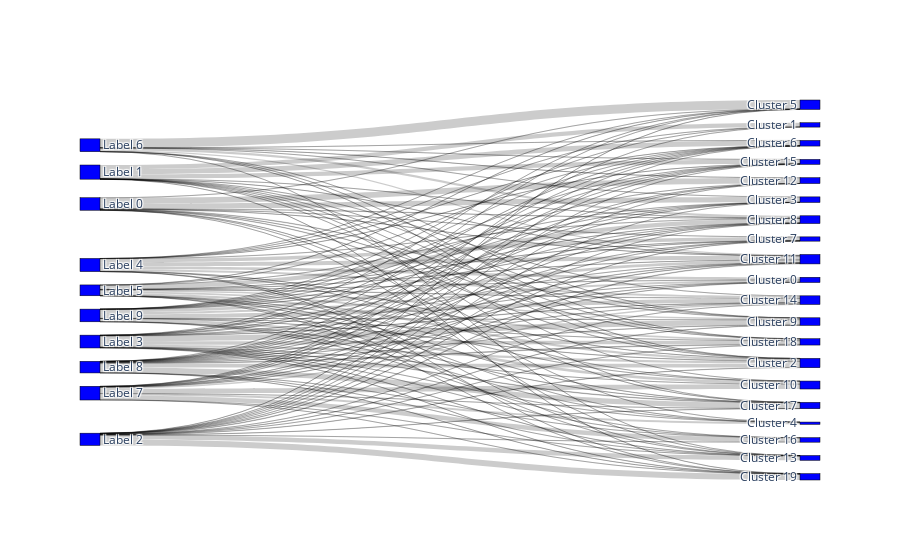

The cell this chart's notebook holds for it:
### Markdown cell above
## 5.c) Using Sankey Plot

[Sankey plots](https://en.wikipedia.org/wiki/Sankey_diagram) can summarize visually how globally digit identity are spread around clusters. Create a Sankey plot that matches the digits labels to the cluster allocation. In other words we will show how the digits (labelled from the _ground truth_ `Y_train`) flow into the different clusters. You can limit yourself to the case of $K=20$ for this representation.

 - Consider one of the clusters with the highest purity, can you see it in the Sankey plot?
 - Is there a digit that is reliably represented by only one cluster?
 - If not how many clusters are needed at minimum to represent all instances of a digit? Which digits are concerned in that case?

### Code cell
## Plotly provides the easiest method for obtaining sankey plot with interactive visualization
import plotly.graph_objects as go
import plotly.io as pio

#pio.renderers.default = 'browser'

y_true = np.array(Y_train[:6000])
cluster_assignments = np.array(assignments_20)

true_labels = np.unique(y_true)
cluster_labels = np.unique(cluster_assignments)

source_labels = [f"Label {t}" for t in true_labels]
target_labels = [f"Cluster {c}" for c in cluster_labels]
all_labels = source_labels + target_labels

# Match labels and create Sankey plot
source_indices = []
target_indices = []
values = []

for i in range(len(true_labels)):
    for j in range(len(cluster_labels)):
        count_ij = np.sum((y_true == true_labels[i]) & (cluster_assignments == cluster_labels[j]))
        source_indices.append(i)
        target_indices.append(j + len(true_labels))
        values.append(count_ij)

fig = go.Figure(data=[go.Sankey(
    node = dict(
      pad = 15,
      thickness = 20,
      line = dict(color = "black", width = 0.5),
      label = all_labels,
      color = "blue"
    ),
    link = dict(
      source = source_indices,
      target = target_indices,
      value = values
  ))])

fig.show()

### Figure 1 — Plotly figure (JSON) as saved in the notebook; plotly's stock layout.template omitted (floating-point values rounded to 4 significant figures; data arrays with more than 128 entries replaced by an {"elided": "..."} marker saying what was removed)
{"data": [{"link": {"source": {"elided": "200 int values"}, "target": {"elided": "200 int values"}, "value": {"elided": "200 int values"}}, "node": {"color": "blue", "label": ["Label 0", "Label 1", "Label 2", "Label 3", "Label 4", "Label 5", "Label 6", "Label 7", "Label 8", "Label 9", "Cluster 0", "Cluster 1", "Cluster 2", "Cluster 3", "Cluster 4", "Cluster 5", "Cluster 6", "Cluster 7", "Cluster 8", "Cluster 9", "Cluster 10", "Cluster 11", "Cluster 12", "Cluster 13", "Cluster 14", "Cluster 15", "Cluster 16", "Cluster 17", "Cluster 18", "Cluster 19"], "line": {"color": "black", "width": 0.5}, "pad": 15, "thickness": 20}, "type": "sankey"}], "layout": {}}
